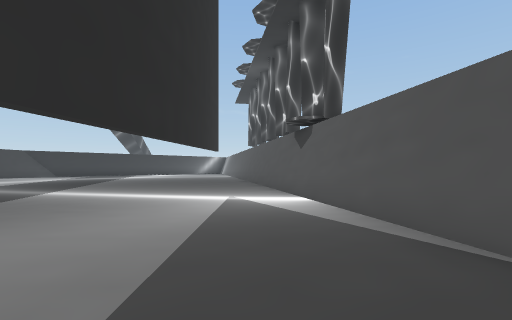
View 1 (above)

18 first-person views from a walk through a 3-D level made in the Unity game engine. The camera is 1.2 m above the floor, looks level and sees 90° across. The floor is counted in squares, 2 m on a side. Each view is taken from the middle of a square. On the plan, view 1 faces up. The plan holds only what a view shows up to about 9 squares ahead; the rest is blank. The place goes on beyond the plan.

View 2
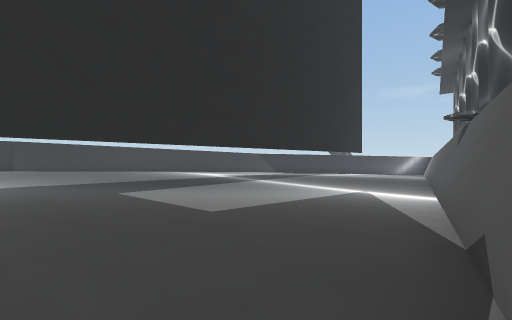

View 3
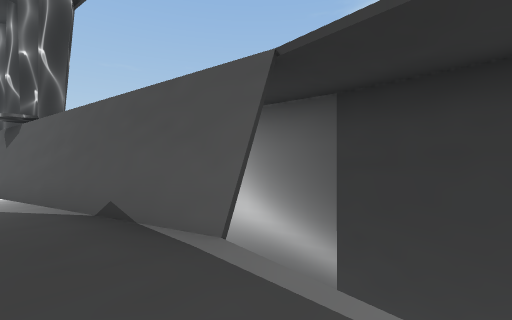

View 4
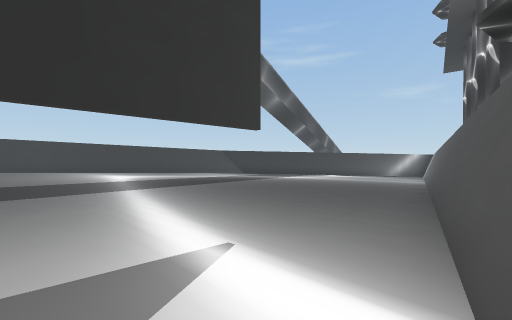

View 5
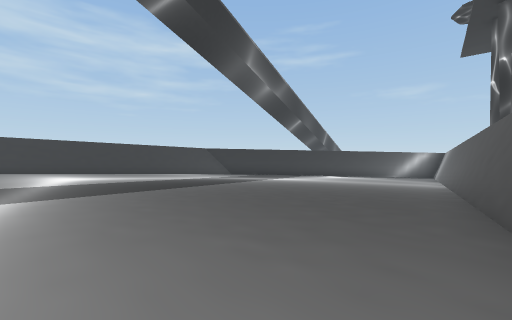

View 6
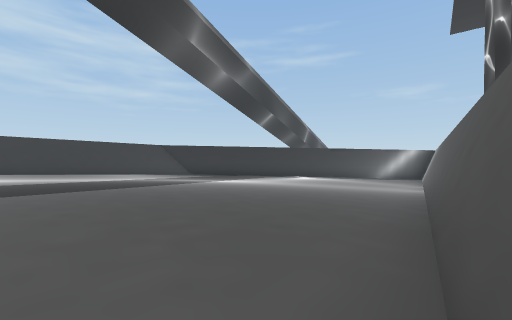

View 7
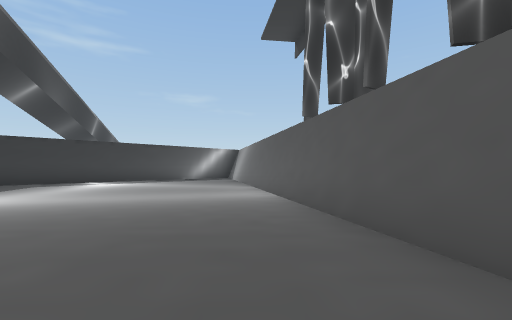

View 8
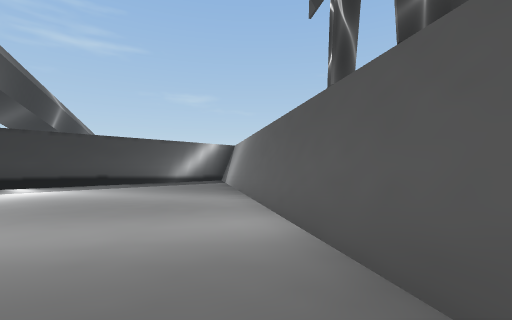

View 9
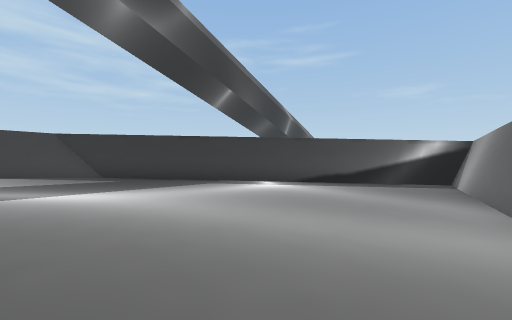

View 10
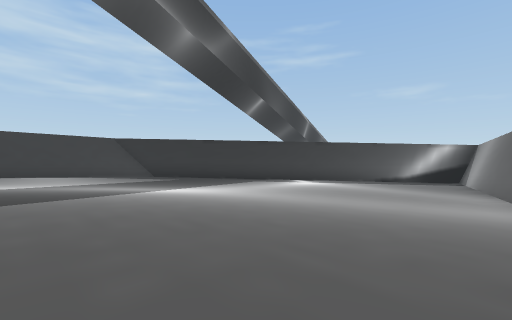

View 11
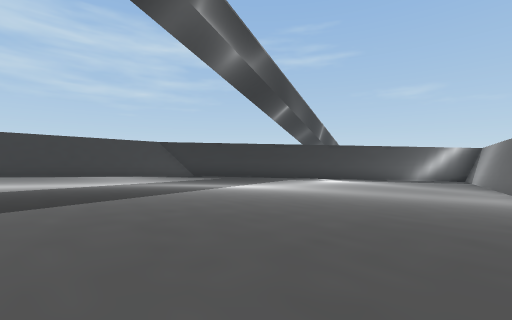

View 12
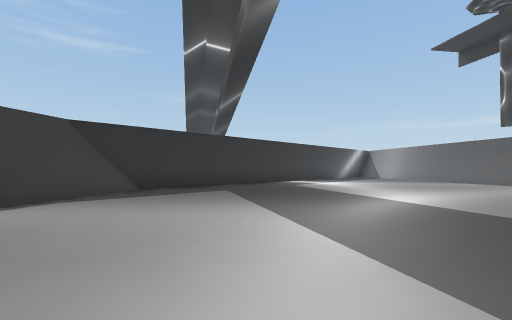

View 13
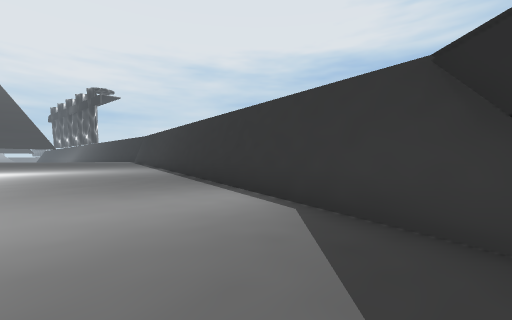

View 14
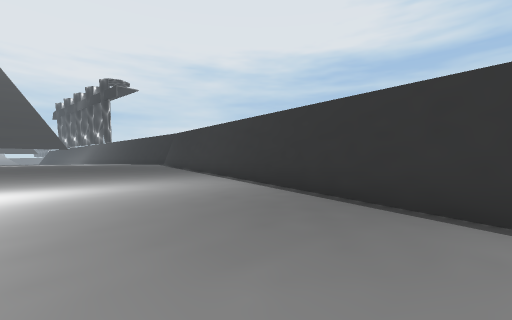

View 15
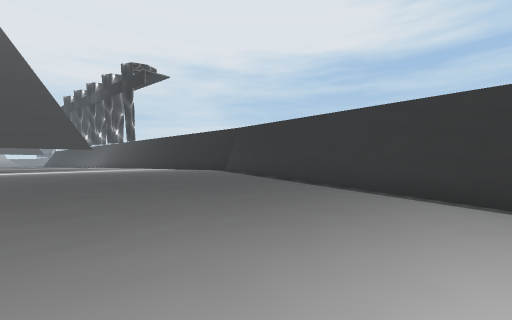

View 16
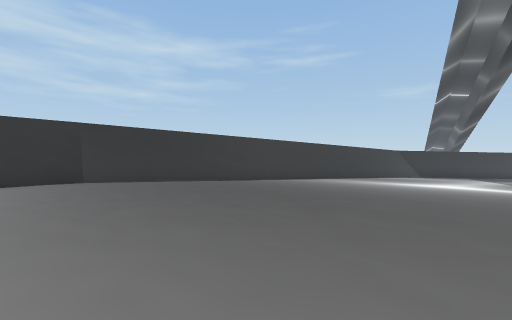

View 17
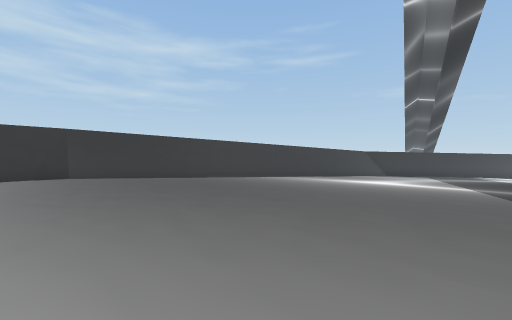

View 18
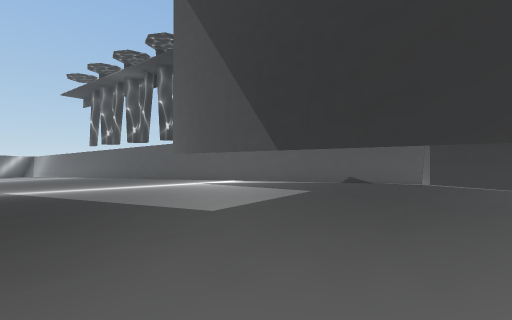

### Floor plan
Key: @ floor where view 1 was taken; # wall or solid block; . main floor; - floor 0.25 m lower than the main floor; _ floor 0.5 m lower than the main floor; < floor 0.75 m lower than the main floor; ( floor 1 m lower than the main floor; ! floor 1.25 m lower than the main floor; / step, stairs or slope; v drop or lower ground; T thing the floor can be seen under or through.
Columns run from 17 left of view 1 to 4 right of it. Each row starts with its distance up from view 1.
 23          ##!!!#
 22         ##!!!!/#
 21        ##!!!!!!#
 20       ##!!!!!!!#
 19      ##((((((((#
 18     ##(((((((((/#
 17    ##(((((((((((#
 16    #/(((((((((((#
 15    #<<<<<<<<<<<<#
 14    #<<<<<<<<<<<<#
 13   ##<<<<<<<<<<<</#
 12   #/<<<<<<<<<<<<<#
 11   #<<<<<<<<<<<<<<#
 10   #______________#
  9   #______________/#
  8  ##_______________#
  7  #________________#
  6  #----------------#
  5  #----------------#
  4 ##----------------/#
  3 #/-----------------#
  2 #..................# #
  1 #...............T..# #
  0 #...............T@.# v
 -1 #...............T... v
 -2 #.......... ....T..v v

Where each view was taken, in squares from view 1:
view 1: 0 up, 0 right, facing up
view 2: 1 down, 2 right, facing up-left
view 3: 2 down, 1 right, facing up-right
view 4: 4 up, 1 right, facing up-left
view 5: 6 up, 0 right, facing up-left
view 6: 9 up, 0 right, facing up-left
view 7: 11 up, 2 left, facing up
view 8: 14 up, 2 left, facing up
view 9: 14 up, 2 left, facing up-left
view 10: 12 up, 2 left, facing up-left
view 11: 10 up, 2 left, facing up-left
view 12: 10 up, 10 left, facing up
view 13: 16 up, 11 left, facing down-left
view 14: 12 up, 11 left, facing down-left
view 15: 7 up, 11 left, facing down-left
view 16: 2 down, 9 left, facing up-left
view 17: 2 down, 7 left, facing up-left
view 18: 2 down, 5 left, facing up-right
